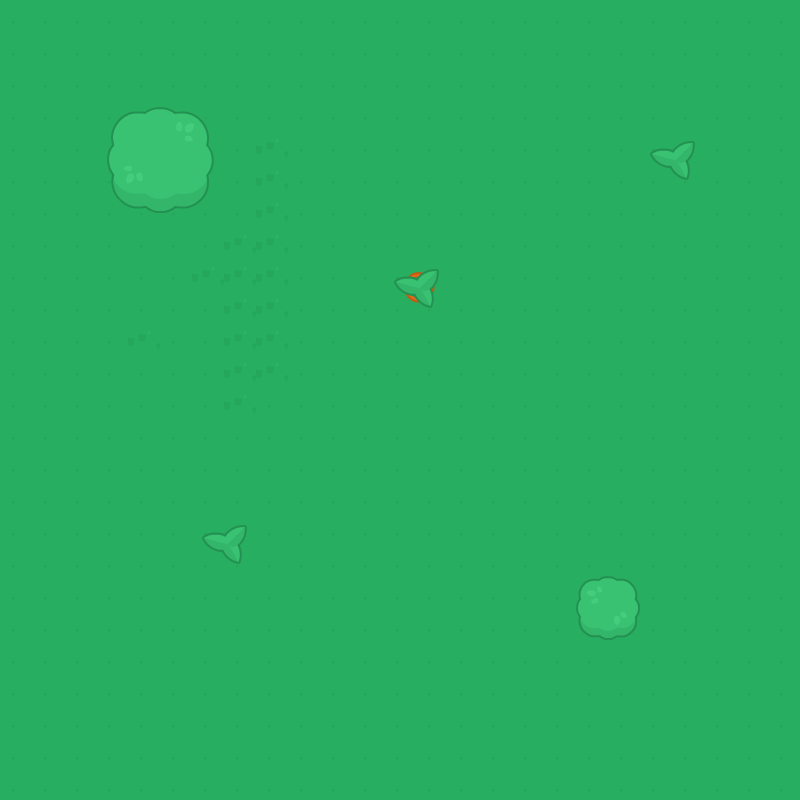

A 2D game scene composited from a Tiled map and its tileset images. What follows is a short description and the map's XML, with every tile layer's data as written:
An orthogonal 25x25 tile map with 32x32 px tiles, 2 tile layers (Tile Layer 2, Tile Layer 1).

<map version="1.0" tiledversion="1.1.1" orientation="orthogonal" renderorder="right-down" width="25" height="25" tilewidth="32" tileheight="32" infinite="0" nextobjectid="1">
 <tileset firstgid="1" source="TileSheet.tsx" />
 <layer name="Tile Layer 2" width="25" height="25">
  <data encoding="csv">
89,89,89,89,89,89,89,89,89,89,89,89,89,89,89,89,89,89,89,89,89,89,89,89,89,
89,89,89,89,89,89,89,89,89,89,89,89,89,89,89,89,89,89,89,89,89,89,89,89,89,
89,89,89,89,89,89,89,89,89,89,89,89,89,89,89,89,89,89,89,89,89,89,89,89,89,
89,89,89,89,89,89,89,89,89,89,89,89,89,89,89,89,89,89,89,89,89,89,89,89,89,
89,89,89,89,89,89,89,89,89,89,89,89,89,89,89,89,89,89,89,89,89,89,89,89,89,
89,89,89,89,89,89,89,89,89,89,89,89,89,89,89,89,89,89,89,89,89,89,89,89,89,
89,89,89,89,89,89,89,89,35,89,89,89,89,89,89,89,89,89,89,89,89,89,89,89,89,
89,89,89,89,89,89,89,89,89,89,89,89,89,89,89,89,89,89,89,89,89,89,89,89,89,
89,89,89,89,89,89,35,89,89,89,89,89,89,89,89,89,89,89,89,89,89,89,89,89,89,
89,89,89,89,89,89,89,89,89,89,89,89,89,89,89,89,89,89,89,89,89,89,89,89,89,
89,89,89,89,35,89,89,89,89,89,89,89,89,89,89,89,89,89,89,89,89,89,89,89,89,
89,89,89,89,89,89,89,89,89,89,89,89,89,89,89,89,89,89,89,89,89,89,89,89,89,
89,89,89,89,89,89,89,89,89,89,89,89,89,89,89,89,89,89,89,89,89,89,89,89,89,
89,89,89,89,89,89,89,89,89,89,89,89,89,89,89,89,89,89,89,89,89,89,89,89,89,
89,89,89,89,89,89,89,89,89,89,89,89,89,89,89,89,89,89,89,89,89,89,89,89,89,
89,89,89,89,89,89,89,89,89,89,89,89,89,89,89,89,89,89,89,89,89,89,89,89,89,
89,89,89,89,89,89,89,89,89,89,89,89,89,89,89,89,89,89,89,89,89,89,89,89,89,
89,89,89,89,89,89,89,89,89,89,89,89,89,89,89,89,89,89,89,89,89,89,89,89,89,
89,89,89,89,89,89,89,89,89,89,89,89,89,89,89,89,89,89,89,89,89,89,89,89,89,
89,89,89,89,89,89,89,89,89,89,89,89,89,89,89,89,89,89,89,89,89,89,89,89,89,
89,89,89,89,89,89,89,89,89,89,89,89,89,89,89,89,89,89,89,89,89,89,89,89,89,
89,89,89,89,89,89,89,89,89,89,89,89,89,89,89,89,89,89,89,89,89,89,89,89,89,
89,89,89,89,89,89,89,89,89,89,89,89,89,89,89,89,89,89,89,89,89,89,89,89,89,
89,89,89,89,89,89,89,89,89,89,89,89,89,89,89,89,89,89,89,89,89,89,89,89,89,
89,89,89,89,89,89,89,89,89,89,89,89,89,89,89,89,89,89,89,89,89,89,89,89,89
</data>
 </layer>
 <layer name="Tile Layer 1" width="25" height="25">
  <data encoding="csv">
0,0,0,0,0,0,0,0,0,0,0,0,0,0,0,0,0,0,0,0,0,0,0,0,0,
0,0,0,0,0,0,0,0,0,0,0,0,0,0,0,0,0,0,0,0,0,0,0,0,0,
0,0,0,0,0,0,0,0,0,0,0,0,0,0,0,0,0,0,0,0,0,0,0,0,0,
0,0,0,685,686,687,688,0,0,0,0,0,0,0,0,0,0,0,0,0,0,0,0,0,0,
0,0,0,739,740,741,742,0,35,0,0,0,0,0,0,0,0,0,0,0,797,798,0,0,0,
0,0,0,793,794,795,796,0,35,0,0,0,0,0,0,0,0,0,0,0,851,852,0,0,0,
0,0,0,847,848,849,850,0,35,0,0,0,0,0,0,0,0,0,0,0,0,0,0,0,0,
0,0,0,0,0,0,0,35,35,0,0,0,0,0,0,0,0,0,0,0,0,0,0,0,0,
0,0,0,0,0,0,0,35,35,0,0,0,483,484,0,0,0,0,0,0,0,0,0,0,0,
0,0,0,0,0,0,0,35,35,0,0,0,537,538,0,0,0,0,0,0,0,0,0,0,0,
0,0,0,0,0,0,0,35,35,0,0,0,0,0,0,0,0,0,0,0,0,0,0,0,0,
0,0,0,0,0,0,0,35,35,0,0,0,0,0,0,0,0,0,0,0,0,0,0,0,0,
0,0,0,0,0,0,0,35,0,0,0,0,0,0,0,0,0,0,0,0,0,0,0,0,0,
0,0,0,0,0,0,0,0,0,0,0,0,0,0,0,0,0,0,0,0,0,0,0,0,0,
0,0,0,0,0,0,0,0,0,0,0,0,0,0,0,0,0,0,0,0,0,0,0,0,0,
0,0,0,0,0,0,0,0,0,0,0,0,0,0,0,0,0,0,0,0,0,0,0,0,0,
0,0,0,0,0,0,797,798,0,0,0,0,0,0,0,0,0,0,0,0,0,0,0,0,0,
0,0,0,0,0,0,851,852,0,0,0,0,0,0,0,0,0,0,0,0,0,0,0,0,0,
0,0,0,0,0,0,0,0,0,0,0,0,0,0,0,0,0,0,689,690,0,0,0,0,0,
0,0,0,0,0,0,0,0,0,0,0,0,0,0,0,0,0,0,743,744,0,0,0,0,0,
0,0,0,0,0,0,0,0,0,0,0,0,0,0,0,0,0,0,0,0,0,0,0,0,0,
0,0,0,0,0,0,0,0,0,0,0,0,0,0,0,0,0,0,0,0,0,0,0,0,0,
0,0,0,0,0,0,0,0,0,0,0,0,0,0,0,0,0,0,0,0,0,0,0,0,0,
0,0,0,0,0,0,0,0,0,0,0,0,0,0,0,0,0,0,0,0,0,0,0,0,0,
0,0,0,0,0,0,0,0,0,0,0,0,0,0,0,0,0,0,0,0,0,0,0,0,0
</data>
 </layer>
</map>
